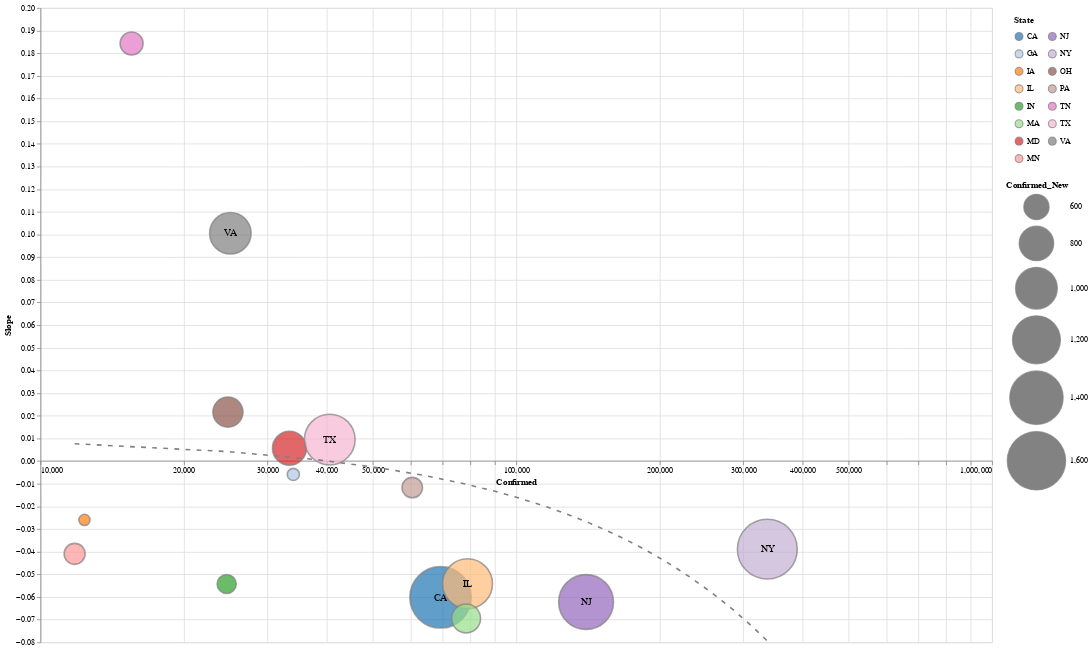

Source (notebook cell):
### Code cell
data = state_data('US')
slope_chart(data, 'State', -229, xscale='log', scale=2, window=7).properties(
    width=1200,
    height=800
).interactive()

### Figure 1 — Vega-Lite specification as saved in the notebook (floating-point values rounded to 4 significant figures)
{"config": {"view": {"continuousWidth": 400, "continuousHeight": 300}}, "layer": [{"mark": {"type": "point", "filled": true, "stroke": "grey"}, "encoding": {"color": {"type": "nominal", "field": "State", "legend": {"clipHeight": 20, "columns": 2, "padding": 10}, "scale": {"scheme": "category20"}}, "size": {"type": "quantitative", "field": "Confirmed_New", "scale": {"domain": [414.0, 1729.0], "range": [200, 6000]}}, "tooltip": [{"type": "nominal", "field": "State"}, {"type": "quantitative", "field": "Confirmed"}, {"type": "quantitative", "field": "Slope"}, {"type": "quantitative", "field": "Confirmed_New"}], "x": {"type": "quantitative", "axis": {"offset": -229}, "field": "Confirmed", "scale": {"type": "log"}}, "y": {"type": "quantitative", "field": "Slope"}}, "selection": {"selector009": {"type": "interval", "bind": "scales", "encodings": ["x", "y"]}}}, {"mark": "text", "encoding": {"color": {"value": "black"}, "size": {"value": 12}, "text": {"type": "nominal", "field": "State"}, "tooltip": [{"type": "nominal", "field": "State"}, {"type": "quantitative", "field": "Confirmed"}, {"type": "quantitative", "field": "Slope"}, {"type": "quantitative", "field": "Confirmed_New"}], "x": {"type": "quantitative", "axis": {"offset": -229}, "field": "Confirmed", "scale": {"type": "log"}}, "y": {"type": "quantitative", "field": "Slope"}}, "transform": [{"filter": "(datum['Confirmed_New'] > 800)"}]}, {"mark": {"type": "line", "strokeDash": [6, 8]}, "encoding": {"color": {"value": "grey"}, "size": {"value": 2}, "tooltip": [{"type": "nominal", "field": "State"}, {"type": "quantitative", "field": "Confirmed"}, {"type": "quantitative", "field": "Slope"}, {"type": "quantitative", "field": "Confirmed_New"}], "x": {"type": "quantitative", "axis": {"offset": -229}, "field": "Confirmed", "scale": {"type": "log"}}, "y": {"type": "quantitative", "field": "Slope"}}, "transform": [{"on": "Confirmed", "regression": "Slope", "method": "poly", "order": 1}]}], "data": {"name": "data-9b9e6ec4a87425c0b54ce1b6f91b9b94"}, "height": 800, "width": 1200, "$schema": "https://vega.github.io/schema/vega-lite/v4.0.2.json", "datasets": {"data-9b9e6ec4a87425c0b54ce1b6f91b9b94": [{"State": "CA", "Date": "05-11-2020", "Confirmed": 69330.0, "Deaths": 2779.0, "Recovered": 0.0, "Confirmed_New": 1729.0, "Deaths_New": 63.0, "Recovered_New": 0.0, "Active": 66550.0, "Slope": -0.06015}, {"State": "GA", "Date": "05-11-2020", "Confirmed": 34000.0, "Deaths": 1444.0, "Recovered": 0.0, "Confirmed_New": 422.0, "Deaths_New": 38.0, "Recovered_New": 0.0, "Active": 32560.0, "Slope": -0.005898}, {"State": "IA", "Date": "05-11-2020", "Confirmed": 12370.0, "Deaths": 271.0, "Recovered": 0.0, "Confirmed_New": 414.0, "Deaths_New": 6.0, "Recovered_New": 0.0, "Active": 12100.0, "Slope": -0.02596}, {"State": "IL", "Date": "05-11-2020", "Confirmed": 79010.0, "Deaths": 3459.0, "Recovered": 0.0, "Confirmed_New": 1266.0, "Deaths_New": 53.0, "Recovered_New": 0.0, "Active": 75550.0, "Slope": -0.05413}, {"State": "IN", "Date": "05-11-2020", "Confirmed": 24630.0, "Deaths": 1540.0, "Recovered": 0.0, "Confirmed_New": 501.0, "Deaths_New": 32.0, "Recovered_New": 0.0, "Active": 23090.0, "Slope": -0.05426}, {"State": "MA", "Date": "05-11-2020", "Confirmed": 78460.0, "Deaths": 5108.0, "Recovered": 0.0, "Confirmed_New": 669.0, "Deaths_New": 129.0, "Recovered_New": 0.0, "Active": 73350.0, "Slope": -0.06945}, {"State": "MD", "Date": "05-11-2020", "Confirmed": 33370.0, "Deaths": 1683.0, "Recovered": 0.0, "Confirmed_New": 786.0, "Deaths_New": 39.0, "Recovered_New": 0.0, "Active": 31690.0, "Slope": 0.005664}, {"State": "MN", "Date": "05-11-2020", "Confirmed": 11800.0, "Deaths": 591.0, "Recovered": 0.0, "Confirmed_New": 528.0, "Deaths_New": 13.0, "Recovered_New": 0.0, "Active": 11210.0, "Slope": -0.04095}, {"State": "NJ", "Date": "05-11-2020", "Confirmed": 140200.0, "Deaths": 9340.0, "Recovered": 0.0, "Confirmed_New": 1452.0, "Deaths_New": 84.0, "Recovered_New": 0.0, "Active": 130900.0, "Slope": -0.0622}, {"State": "NY", "Date": "05-11-2020", "Confirmed": 337100.0, "Deaths": 26990.0, "Recovered": 0.0, "Confirmed_New": 1660.0, "Deaths_New": 347.0, "Recovered_New": 0.0, "Active": 310100.0, "Slope": -0.03887}, {"State": "OH", "Date": "05-11-2020", "Confirmed": 24780.0, "Deaths": 1357.0, "Recovered": 0.0, "Confirmed_New": 696.0, "Deaths_New": 16.0, "Recovered_New": 0.0, "Active": 23420.0, "Slope": 0.02162}, {"State": "PA", "Date": "05-11-2020", "Confirmed": 60460.0, "Deaths": 3832.0, "Recovered": 0.0, "Confirmed_New": 520.0, "Deaths_New": 26.0, "Recovered_New": 0.0, "Active": 56630.0, "Slope": -0.0117}, {"State": "TN", "Date": "05-11-2020", "Confirmed": 15540.0, "Deaths": 251.0, "Recovered": 0.0, "Confirmed_New": 559.0, "Deaths_New": 8.0, "Recovered_New": 0.0, "Active": 15290.0, "Slope": 0.1843}, {"State": "TX", "Date": "05-11-2020", "Confirmed": 40560.0, "Deaths": 1117.0, "Recovered": 0.0, "Confirmed_New": 1297.0, "Deaths_New": 23.0, "Recovered_New": 0.0, "Active": 39440.0, "Slope": 0.009476}, {"State": "VA", "Date": "05-11-2020", "Confirmed": 25070.0, "Deaths": 850.0, "Recovered": 0.0, "Confirmed_New": 989.0, "Deaths_New": 11.0, "Recovered_New": 0.0, "Active": 24220.0, "Slope": 0.1006}]}}
